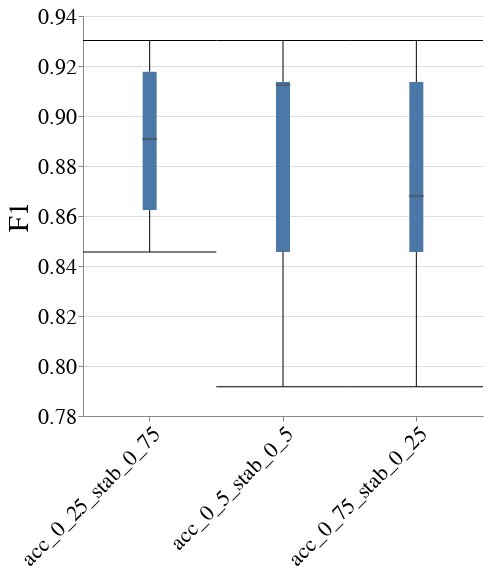

Notebook code for this chart:
### Code cell
create_box_plot_per_dataset_and_case_study(to_plot=best_lp_metrics_per_exp_config_df,
                                           exp_name=EXP_NAME,
                                           dataset_name=DATASET_NAME,
                                           case_study_name=CASE_STUDY_NAME,
                                           metric_name="F1")

### Figure 1 — Vega-Lite specification as saved in the notebook (floating-point values rounded to 4 significant figures)
{"config": {"view": {"continuousWidth": 400, "continuousHeight": 300, "stroke": null}, "axis": {"labelFontSize": 22, "labelFontWeight": "normal", "titleFontSize": 28, "titleFontWeight": "normal"}, "title": {"fontSize": 28}}, "data": {"name": "data-5b16793adff25883de4c007c3208cea0"}, "mark": {"type": "boxplot", "median": {"stroke": "black", "strokeWidth": 0.7}, "ticks": true}, "encoding": {"x": {"axis": {"labelAngle": -45, "labelLimit": 300}, "field": "exp_config_name", "title": null, "type": "nominal"}, "y": {"field": "overall", "scale": {"zero": false}, "title": "F1", "type": "quantitative"}}, "height": 400, "width": 400, "$schema": "https://vega.github.io/schema/vega-lite/v4.17.0.json", "datasets": {"data-5b16793adff25883de4c007c3208cea0": [{"exp_config_name": "acc_0_25_stab_0_75", "logical_pipeline_uuid": "Tm9uZSZOT19GQUlSTkVTU19JTlRFUlZFTlRJT04mcmZfY2xm", "physical_pipeline_uuid": "454fb785-4587-428a-9136-887fcee0cef5", "run_num": 2, "compound_pp_quality": 0.8961, "metric": "F1", "model_name": "rf_clf", "runtime_in_mins": 0.1367, "dataset_name": "diabetes", "logical_pipeline_name": "None&NO_FAIRNESS_INTERVENTION&rf_clf", "null_imputer_name": "None", "fairness_intervention_name": "NO_FAIRNESS_INTERVENTION", "Gender_dis": 0.8986, "Gender_priv": 0.8444, "overall": 0.8679}, {"exp_config_name": "acc_0_25_stab_0_75", "logical_pipeline_uuid": "Tm9uZSZOT19GQUlSTkVTU19JTlRFUlZFTlRJT04mcmZfY2xm", "physical_pipeline_uuid": "509e3244-97d8-4213-abe0-aa98af429c71", "run_num": 3, "compound_pp_quality": 0.9001, "metric": "F1", "model_name": "rf_clf", "runtime_in_mins": 0.2099, "dataset_name": "diabetes", "logical_pipeline_name": "None&NO_FAIRNESS_INTERVENTION&rf_clf", "null_imputer_name": "None", "fairness_intervention_name": "NO_FAIRNESS_INTERVENTION", "Gender_dis": 0.9508, "Gender_priv": 0.7727, "overall": 0.8456}, {"exp_config_name": "acc_0_25_stab_0_75", "logical_pipeline_uuid": "Tm9uZSZOT19GQUlSTkVTU19JTlRFUlZFTlRJT04mcmZfY2xm", "physical_pipeline_uuid": "dfe4976a-98b5-46dc-97eb-5764624d5517", "run_num": 1, "compound_pp_quality": 0.9327, "metric": "F1", "model_name": "rf_clf", "runtime_in_mins": 0.274, "dataset_name": "diabetes", "logical_pipeline_name": "None&NO_FAIRNESS_INTERVENTION&rf_clf", "null_imputer_name": "None", "fairness_intervention_name": "NO_FAIRNESS_INTERVENTION", "Gender_dis": 0.9577, "Gender_priv": 0.9109, "overall": 0.9302}, {"exp_config_name": "acc_0_25_stab_0_75", "logical_pipeline_uuid": "Tm9uZSZOT19GQUlSTkVTU19JTlRFUlZFTlRJT04mcmZfY2xm", "physical_pipeline_uuid": "f0c045b3-6f2a-4754-85cd-728e71483f02", "run_num": 5, "compound_pp_quality": 0.8884, "metric": "F1", "model_name": "rf_clf", "runtime_in_mins": 0.5501, "dataset_name": "diabetes", "logical_pipeline_name": "None&NO_FAIRNESS_INTERVENTION&rf_clf", "null_imputer_name": "None", "fairness_intervention_name": "NO_FAIRNESS_INTERVENTION", "Gender_dis": 0.9067, "Gender_priv": 0.9195, "overall": 0.9136}, {"exp_config_name": "acc_0_5_stab_0_5", "logical_pipeline_uuid": "Tm9uZSZOT19GQUlSTkVTU19JTlRFUlZFTlRJT04mcmZfY2xm", "physical_pipeline_uuid": "42d486f3-7eaa-4b48-adbf-b8a800da4d59", "run_num": 2, "compound_pp_quality": 0.9053, "metric": "F1", "model_name": "rf_clf", "runtime_in_mins": 0.3746, "dataset_name": "diabetes", "logical_pipeline_name": "None&NO_FAIRNESS_INTERVENTION&rf_clf", "null_imputer_name": "None", "fairness_intervention_name": "NO_FAIRNESS_INTERVENTION", "Gender_dis": 0.9706, "Gender_priv": 0.8696, "overall": 0.9125}, {"exp_config_name": "acc_0_5_stab_0_5", "logical_pipeline_uuid": "Tm9uZSZOT19GQUlSTkVTU19JTlRFUlZFTlRJT04mcmZfY2xm", "physical_pipeline_uuid": "4792166e-411d-42c8-b352-507db110ef86", "run_num": 3, "compound_pp_quality": 0.8819, "metric": "F1", "model_name": "rf_clf", "runtime_in_mins": 0.1967, "dataset_name": "diabetes", "logical_pipeline_name": "None&NO_FAIRNESS_INTERVENTION&rf_clf", "null_imputer_name": "None", "fairness_intervention_name": "NO_FAIRNESS_INTERVENTION", "Gender_dis": 0.9508, "Gender_priv": 0.7727, "overall": 0.8456}, {"exp_config_name": "acc_0_5_stab_0_5", "logical_pipeline_uuid": "Tm9uZSZOT19GQUlSTkVTU19JTlRFUlZFTlRJT04mcmZfY2xm", "physical_pipeline_uuid": "4b8fbe3e-f46a-400a-9de4-d5eba89f30a3", "run_num": 1, "compound_pp_quality": 0.9319, "metric": "F1", "model_name": "rf_clf", "runtime_in_mins": 0.1983, "dataset_name": "diabetes", "logical_pipeline_name": "None&NO_FAIRNESS_INTERVENTION&rf_clf", "null_imputer_name": "None", "fairness_intervention_name": "NO_FAIRNESS_INTERVENTION", "Gender_dis": 0.9577, "Gender_priv": 0.9109, "overall": 0.9302}, {"exp_config_name": "acc_0_5_stab_0_5", "logical_pipeline_uuid": "Tm9uZSZOT19GQUlSTkVTU19JTlRFUlZFTlRJT04mcmZfY2xm", "physical_pipeline_uuid": "e44a401d-8887-4e1f-b516-5411126f421b", "run_num": 5, "compound_pp_quality": 0.8968, "metric": "F1", "model_name": "rf_clf", "runtime_in_mins": 0.3731, "dataset_name": "diabetes", "logical_pipeline_name": "None&NO_FAIRNESS_INTERVENTION&rf_clf", "null_imputer_name": "None", "fairness_intervention_name": "NO_FAIRNESS_INTERVENTION", "Gender_dis": 0.9067, "Gender_priv": 0.9195, "overall": 0.9136}, {"exp_config_name": "acc_0_5_stab_0_5", "logical_pipeline_uuid": "Tm9uZSZOT19GQUlSTkVTU19JTlRFUlZFTlRJT04mcmZfY2xm", "physical_pipeline_uuid": "fdc1528b-4704-48b6-899a-2e6f28eb416f", "run_num": 4, "compound_pp_quality": 0.85, "metric": "F1", "model_name": "rf_clf", "runtime_in_mins": 0.1821, "dataset_name": "diabetes", "logical_pipeline_name": "None&NO_FAIRNESS_INTERVENTION&rf_clf", "null_imputer_name": "None", "fairness_intervention_name": "NO_FAIRNESS_INTERVENTION", "Gender_dis": 0.9394, "Gender_priv": 0.6667, "overall": 0.7917}, {"exp_config_name": "acc_0_75_stab_0_25", "logical_pipeline_uuid": "Tm9uZSZOT19GQUlSTkVTU19JTlRFUlZFTlRJT04mcmZfY2xm", "physical_pipeline_uuid": "068d6c49-1a3d-42df-b651-57aa0174256e", "run_num": 5, "compound_pp_quality": 0.9052, "metric": "F1", "model_name": "rf_clf", "runtime_in_mins": 0.3913, "dataset_name": "diabetes", "logical_pipeline_name": "None&NO_FAIRNESS_INTERVENTION&rf_clf", "null_imputer_name": "None", "fairness_intervention_name": "NO_FAIRNESS_INTERVENTION", "Gender_dis": 0.9067, "Gender_priv": 0.9195, "overall": 0.9136}, {"exp_config_name": "acc_0_75_stab_0_25", "logical_pipeline_uuid": "Tm9uZSZOT19GQUlSTkVTU19JTlRFUlZFTlRJT04mcmZfY2xm", "physical_pipeline_uuid": "1c9e3183-5c06-4e55-a456-cd6e0f692955", "run_num": 2, "compound_pp_quality": 0.8773, "metric": "F1", "model_name": "rf_clf", "runtime_in_mins": 0.1486, "dataset_name": "diabetes", "logical_pipeline_name": "None&NO_FAIRNESS_INTERVENTION&rf_clf", "null_imputer_name": "None", "fairness_intervention_name": "NO_FAIRNESS_INTERVENTION", "Gender_dis": 0.8986, "Gender_priv": 0.8444, "overall": 0.8679}, {"exp_config_name": "acc_0_75_stab_0_25", "logical_pipeline_uuid": "Tm9uZSZOT19GQUlSTkVTU19JTlRFUlZFTlRJT04mcmZfY2xm", "physical_pipeline_uuid": "5ac28abb-3ac7-40a5-9aa9-146e3efff2e8", "run_num": 3, "compound_pp_quality": 0.8638, "metric": "F1", "model_name": "rf_clf", "runtime_in_mins": 0.1989, "dataset_name": "diabetes", "logical_pipeline_name": "None&NO_FAIRNESS_INTERVENTION&rf_clf", "null_imputer_name": "None", "fairness_intervention_name": "NO_FAIRNESS_INTERVENTION", "Gender_dis": 0.9508, "Gender_priv": 0.7727, "overall": 0.8456}, {"exp_config_name": "acc_0_75_stab_0_25", "logical_pipeline_uuid": "Tm9uZSZOT19GQUlSTkVTU19JTlRFUlZFTlRJT04mcmZfY2xm", "physical_pipeline_uuid": "79cb7d86-faad-4a2c-bf63-3a75230e2346", "run_num": 4, "compound_pp_quality": 0.8208, "metric": "F1", "model_name": "rf_clf", "runtime_in_mins": 0.131, "dataset_name": "diabetes", "logical_pipeline_name": "None&NO_FAIRNESS_INTERVENTION&rf_clf", "null_imputer_name": "None", "fairness_intervention_name": "NO_FAIRNESS_INTERVENTION", "Gender_dis": 0.9394, "Gender_priv": 0.6667, "overall": 0.7917}, {"exp_config_name": "acc_0_75_stab_0_25", "logical_pipeline_uuid": "Tm9uZSZOT19GQUlSTkVTU19JTlRFUlZFTlRJT04mcmZfY2xm", "physical_pipeline_uuid": "7ad517ef-0f15-40f7-b38b-9858056fb7df", "run_num": 1, "compound_pp_quality": 0.9311, "metric": "F1", "model_name": "rf_clf", "runtime_in_mins": 0.1777, "dataset_name": "diabetes", "logical_pipeline_name": "None&NO_FAIRNESS_INTERVENTION&rf_clf", "null_imputer_name": "None", "fairness_intervention_name": "NO_FAIRNESS_INTERVENTION", "Gender_dis": 0.9577, "Gender_priv": 0.9109, "overall": 0.9302}]}}
